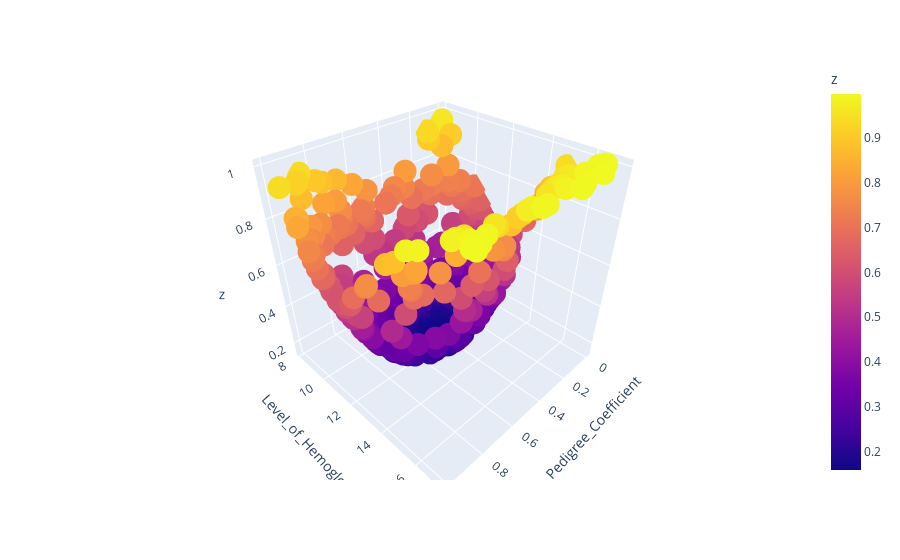

Write notebook code for a chart like this one.
### Code cell
import plotly.express as px
t = X_test.copy()
t['z'] = clf.predict_proba(X_test)[:,1]
t['pred'] = clf.predict(X_test)
t['truth'] = Y_test.values
fig = px.scatter_3d(t, x='Genetic_Pedigree_Coefficient', y='Level_of_Hemoglobin', z='z',
              color='z')
fig.show()

### Figure 1 — Plotly figure (JSON) as saved in the notebook; plotly's stock layout.template omitted (floating-point values rounded to 4 significant figures; data arrays with more than 128 entries replaced by an {"elided": "..."} marker saying what was removed)
{"data": [{"hoverlabel": {"namelength": 0}, "hovertemplate": "Genetic_Pedigree_Coefficient=%{x}<br>Level_of_Hemoglobin=%{y}<br>z=%{marker.color}", "legendgroup": "", "marker": {"color": {"elided": "495 float values"}, "coloraxis": "coloraxis", "symbol": "circle"}, "mode": "markers", "name": "", "scene": "scene", "showlegend": false, "type": "scatter3d", "x": {"elided": "495 float values"}, "y": {"elided": "495 float values"}, "z": {"elided": "495 float values"}}], "layout": {"coloraxis": {"colorbar": {"title": {"text": "z"}}, "colorscale": [[0, "#0d0887"], [0.1111, "#46039f"], [0.2222, "#7201a8"], [0.3333, "#9c179e"], [0.4444, "#bd3786"], [0.5556, "#d8576b"], [0.6667, "#ed7953"], [0.7778, "#fb9f3a"], [0.8889, "#fdca26"], [1, "#f0f921"]]}, "legend": {"tracegroupgap": 0}, "margin": {"t": 60}, "scene": {"domain": {"x": [0, 1], "y": [0, 1]}, "xaxis": {"title": {"text": "Genetic_Pedigree_Coefficient"}}, "yaxis": {"title": {"text": "Level_of_Hemoglobin"}}, "zaxis": {"title": {"text": "z"}}}}}
